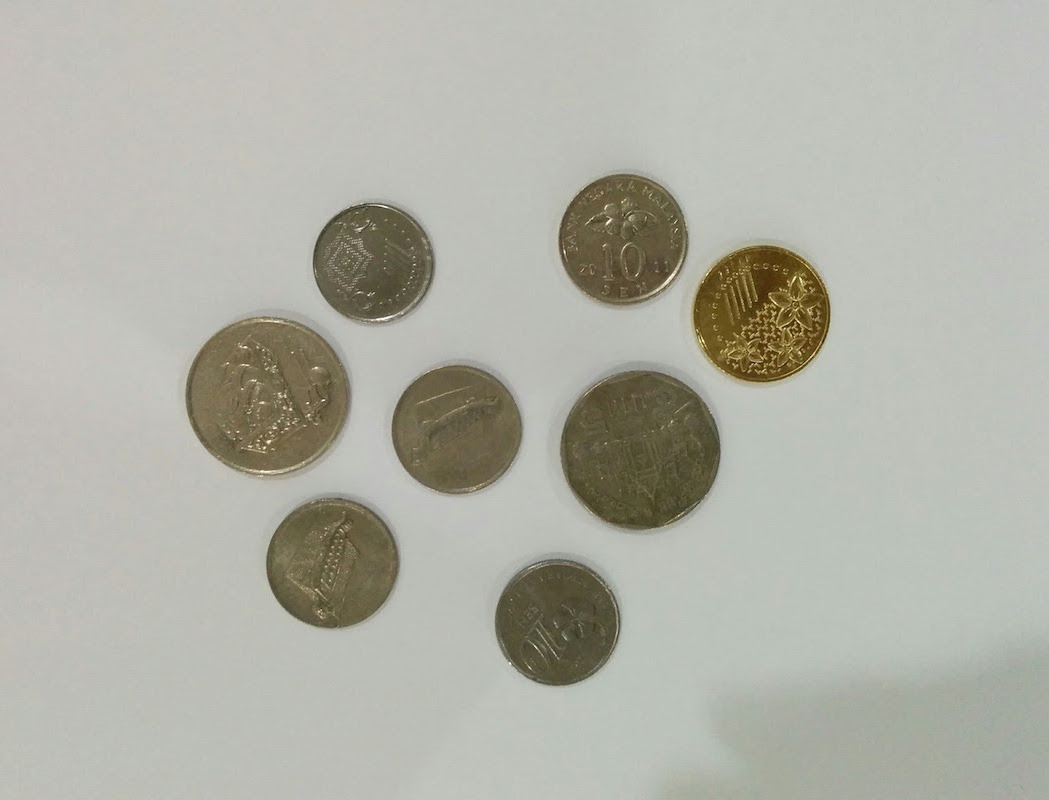
%> input picture Finding objects/coins.jpg, 1049 x 800 px
$ octave finding_objects.m   (GNU Octave 9; MATLAB toolbox functions it lacks are replaced by stand-ins)
%> lines starting %> are read from the running program, lines starting %| are printed output that depends on the picture; in (x1, y1, x2, y2) boxes, pixels count from 0 and x2, y2 are one past the last pixel; in counts of white or black regions, pixels touching at a corner belong together; the program's own positions count from 1
%% Finding and Analyzing Objects
% Image is obtained from:
% https://codewords.recurse.com/issues/six/image-processing-101
%% Counting Money
% Load the image
coins = imread("coins.jpg");
%> coins is the input picture: size 800x1049x3 uint8; mean R, G, B 176.6, 177, 166.9

% Conver the image to 2-D
coins = coins(:,:,1);
%> coins: size 800x1049 uint8

% Display the original image
figure(1),subplot(311)
imshow(coins),title('Original Image')

% Binarize the image
Bcoins = imbinarize(coins);
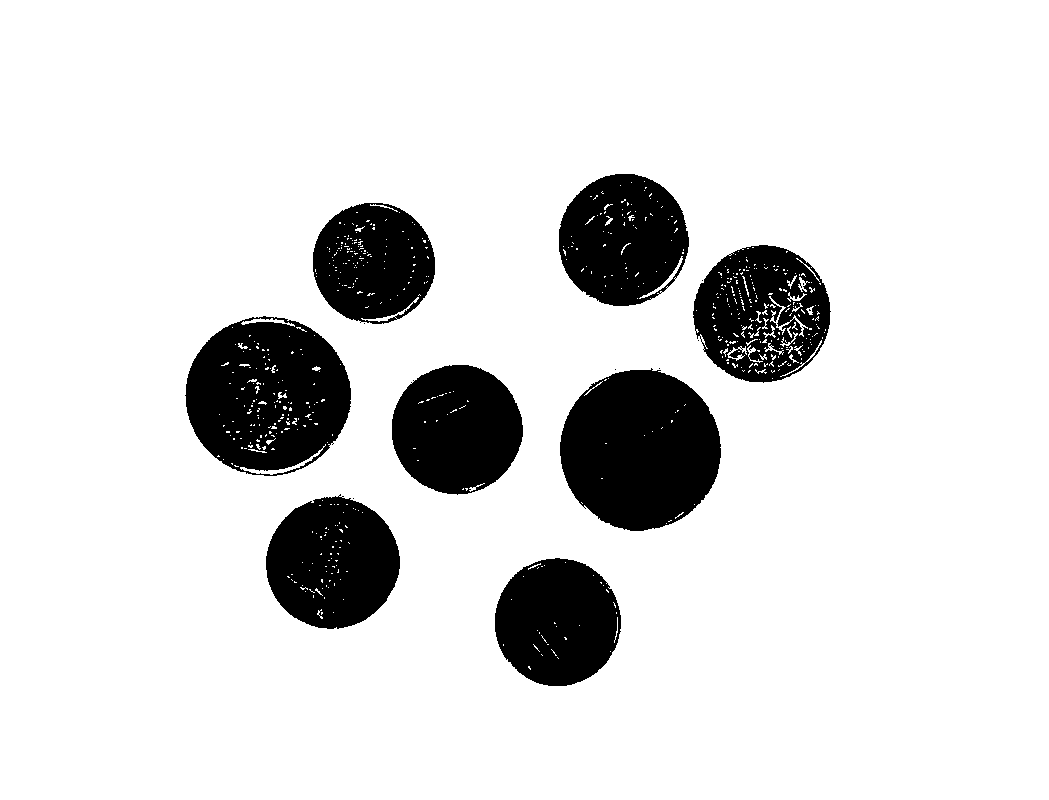
%> Bcoins: size 800x1049 logical; 86.2% white; 16 black regions (8 under 20 px), largest, box (x1, y1, x2, y2) and area: (560, 368, 721, 531) 20145, (185, 316, 351, 476) 19387, (266, 494, 400, 629) 13518
figure(1),subplot(312)
imshow(Bcoins),title('Binarized Image')

% Create a mask
Maskcoins = imfill(~Bcoins,'holes');
%> Maskcoins: size 800x1049 logical; 14.3% white; 14 white regions (6 under 20 px), largest, box (x1, y1, x2, y2) and area: (185, 316, 351, 476) 20562, (560, 368, 721, 531) 20220, (693, 245, 831, 383) 14658
figure(1),subplot(313)
imshow(Maskcoins),title('Masked Image')

% Filter the image to get only nickels that have an area 20000-30000 pixels
nickel = bwpropfilt(Maskcoins,'Area',[20000 30000]);
%> nickel: size 800x1049 logical; 4.9% white; 2 white regions, box (x1, y1, x2, y2) and area: (185, 316, 351, 476) 20562, (560, 368, 721, 531) 20220

% Filter the image to get only dimes that have an area lower than 20000
% pixels
dime = bwpropfilt(Maskcoins,'Area',[10000 20000]);
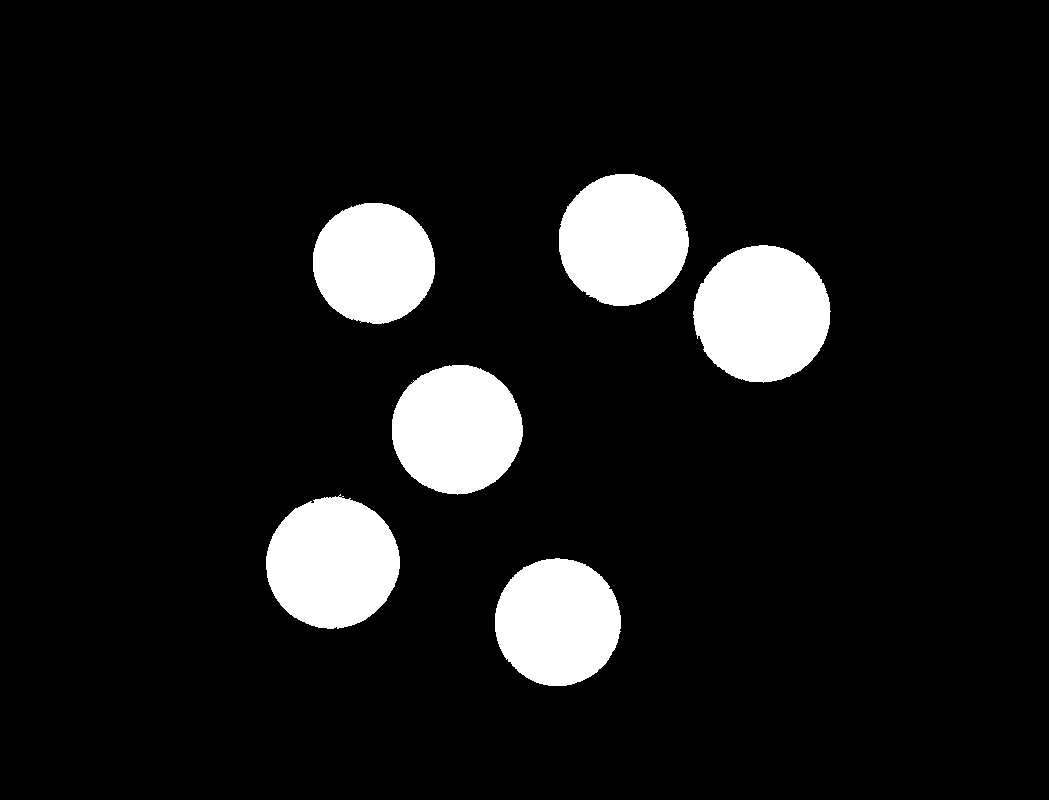
%> dime: size 800x1049 logical; 9.4% white; 6 white regions, box (x1, y1, x2, y2) and area: (693, 245, 831, 383) 14658, (266, 494, 400, 629) 13718, (559, 174, 689, 306) 13440, (392, 365, 523, 495) 13240, (495, 558, 621, 686) 12617, (313, 203, 435, 324) 11610

% Display both filtered images
figure(2),subplot(121)
imshow(nickel),title('Nickels')

subplot(122),imshow(dime)
title('Dimes')

% Find connected components to reach the number of nickels or dimes
CCnickel = bwconncomp(nickel);
%> CCnickel = 2 connected components
CCdime   = bwconncomp(dime);
%> CCdime = 6 connected components

% Extract number of elements in the image seperately
numNickel = CCnickel.NumObjects;
%> numNickel = 2
numDime   = CCdime.NumObjects;
%> numDime = 6

% Calculate the amount of money
money = numNickel * .05 + numDime * .1;
%> money = 0.7

%% Labeling Coins
% Find the connected components of masked coins
coinsCC = bwconncomp(Maskcoins);
%> coinsCC = 14 connected components

% Create a label matrix
coinsLab = labelmatrix(coinsCC);
%> coinsLab: size 800x1049 uint8; 15 distinct labels, from 0 to 14

% Convert the label matrix to RGB
coinsRGB = label2rgb(coinsLab);

% Display both version
figure(3),subplot(311)
imshow(~coinsLab)
title('Label Matrix of Coins')

subplot(312)
imshow(coinsRGB)
title('Image of the Label Matrix')

% Modify the RGB version
coinsRGB = label2rgb(coinsLab,'autumn','k','shuffle');
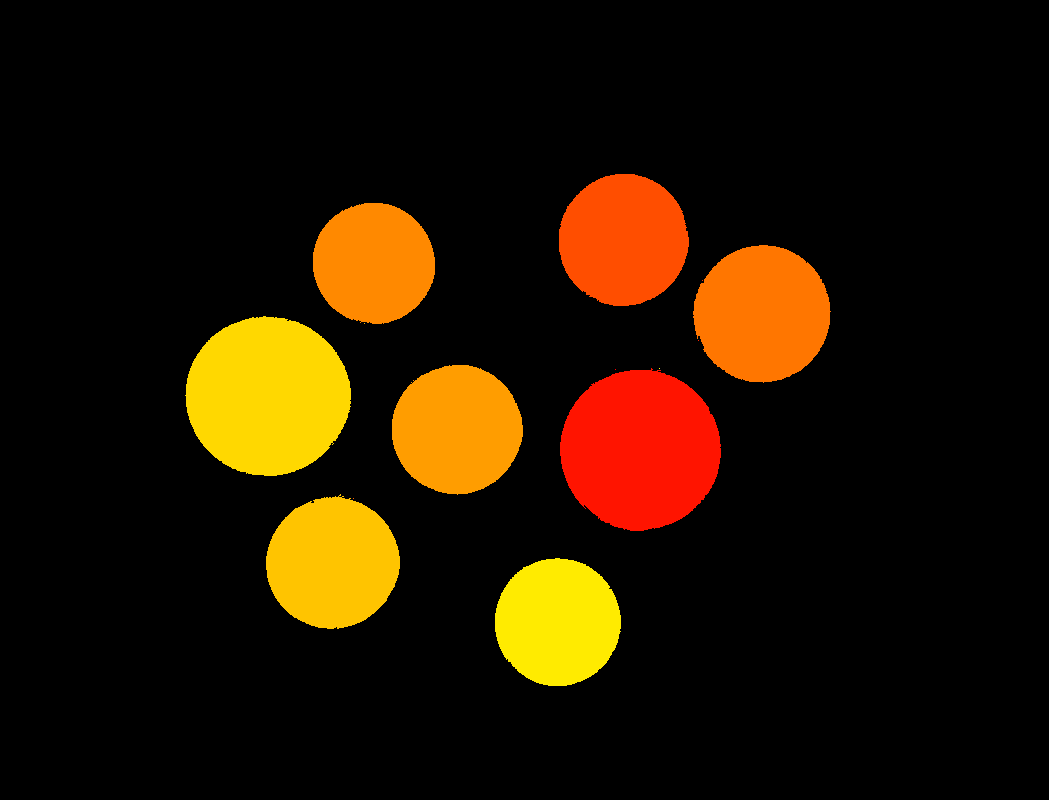
%> coinsRGB: size 800x1049x3 uint8; mean R, G, B 36.5, 20.2, 0

subplot(313)
imshow(coinsRGB)
title('Modified Image of the Label Matrix')

%% Detecting Circles
% Find Circles and radius
[c,r] = imfindcircles(coins,[60 200],...
    'ObjectPolarity','dark',...
    'Sensitivity',.9);
%> c = [333.4 563.5; 623.6 239.8; 558.3 623; 457.6 429.9; 762 314.4; 268.1 396.9; 373.6 264.1; 640.3 451]; r = [65.89; 64.46; 62.76; 64.71; 67.09; 80.11; 61.08; 78.91]
% Visualize coins
figure(4)
imshow(coins)
viscircles(c,r);
title('Marked Coins')
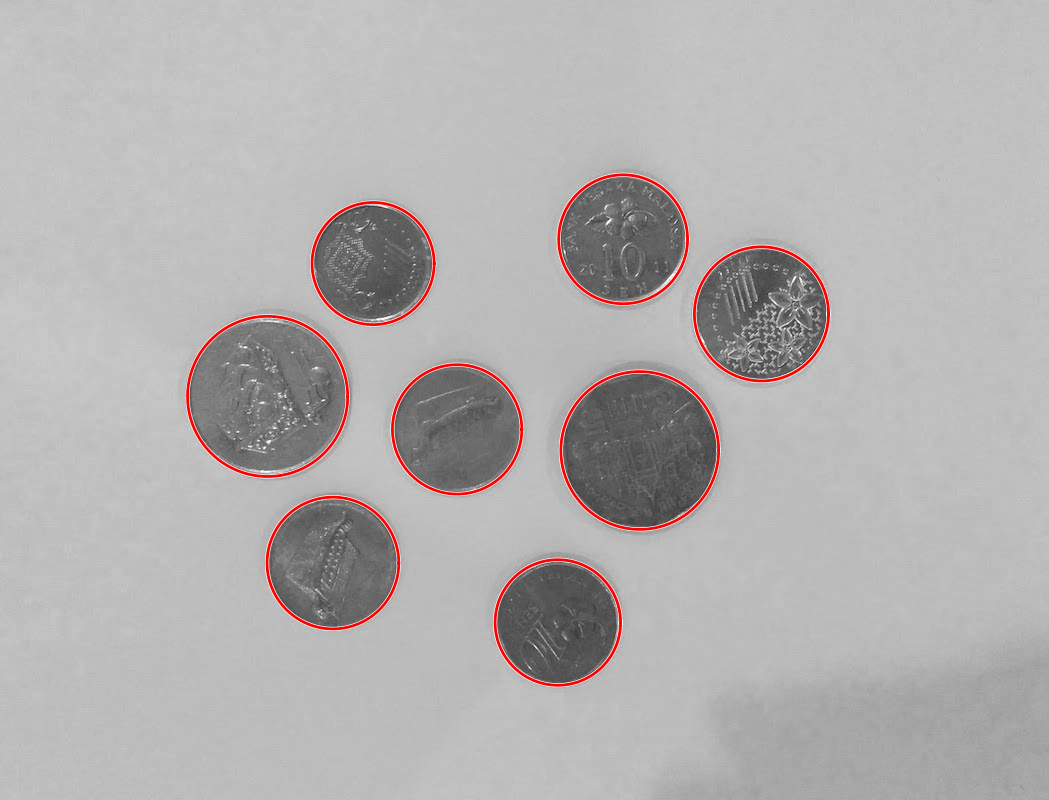
%> figure redrawn from the program's plot data; its title reads 'Marked Coins'

% Display dimes
idxD = r < 75;
%> idxD = [true; true; true; true; true; false; true; false]
figure(5)
imshow(coins)
viscircles(c(idxD,:),r(idxD));
title('Marked Dimes')
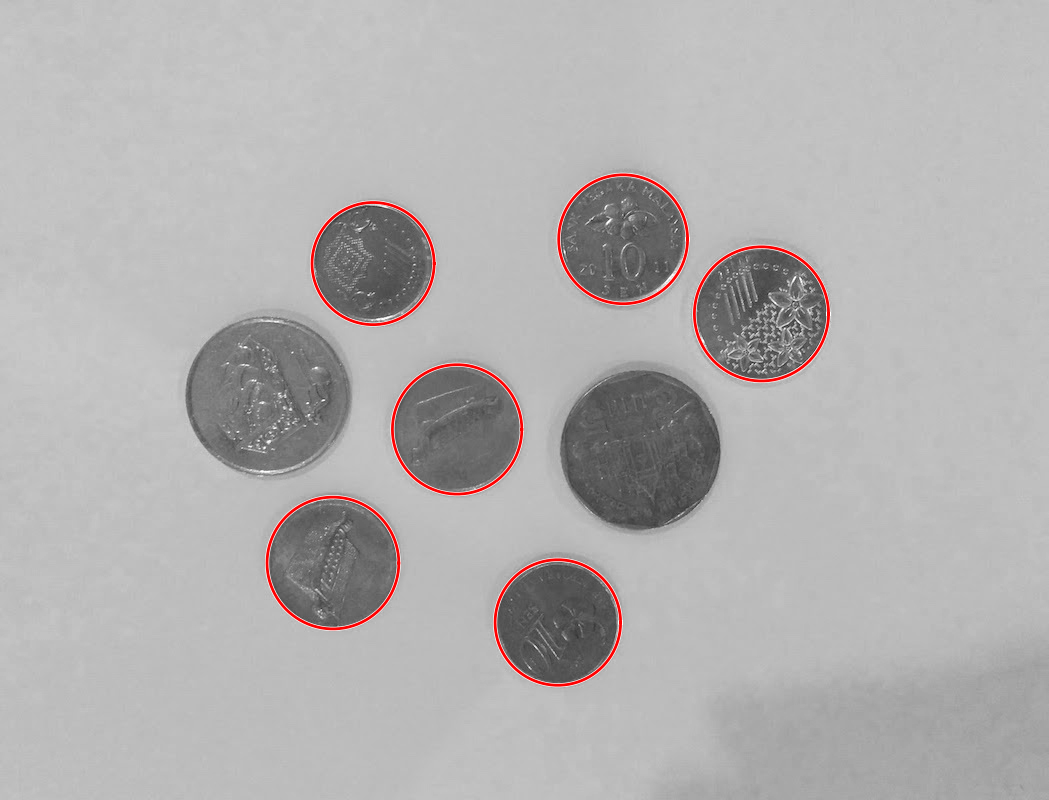
%> figure redrawn from the program's plot data; its title reads 'Marked Dimes'

%% end
